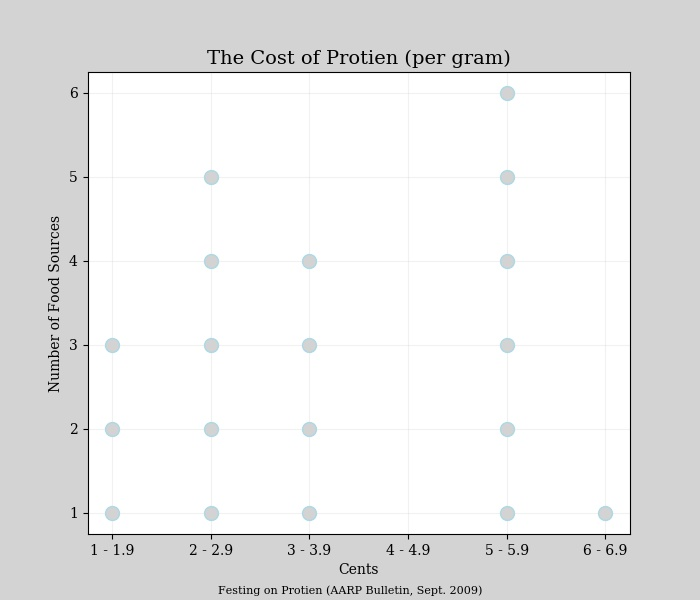

Python code for this plot:
from plot_tools.dotplot import dotplot

font = 'Serif'
caption = 'Festing on Protien (AARP Bulletin, Sept. 2009)'

data = {'1 - 1.9':3, 
        '2 - 2.9':5, 
        '3 - 3.9':4, 
        '4 - 4.9':0, 
        '5 - 5.9':6, 
        '6 - 6.9':1}

plt = dotplot([1, 2, 3, 4, 5, 6], list(data.values()))
plt.xticks([1, 2, 3, 4, 5, 6], labels=list(data.keys()), fontname=font)
plt.yticks([0, 1, 2, 3, 4, 5], labels=[1, 2, 3, 4, 5, 6], fontname=font)
plt.title('The Cost of Protien (per gram)', fontsize=14, fontname=font)
plt.xlabel('Cents', fontsize=10, fontname=font)
plt.ylabel('Number of Food Sources', fontsize=10, fontname=font)
plt.figtext(0.5, 0.01, caption, wrap=True, ha='center', fontsize=8, 
        fontname=font)
plt.gcf().set_size_inches(7, 6)
plt.axes().figure.set_facecolor('lightgrey')
plt.grid(color='lightgrey', alpha=0.3)

plt.savefig('1.19.jpg', facecolor=plt.axes().figure.get_facecolor())
plt.show()
